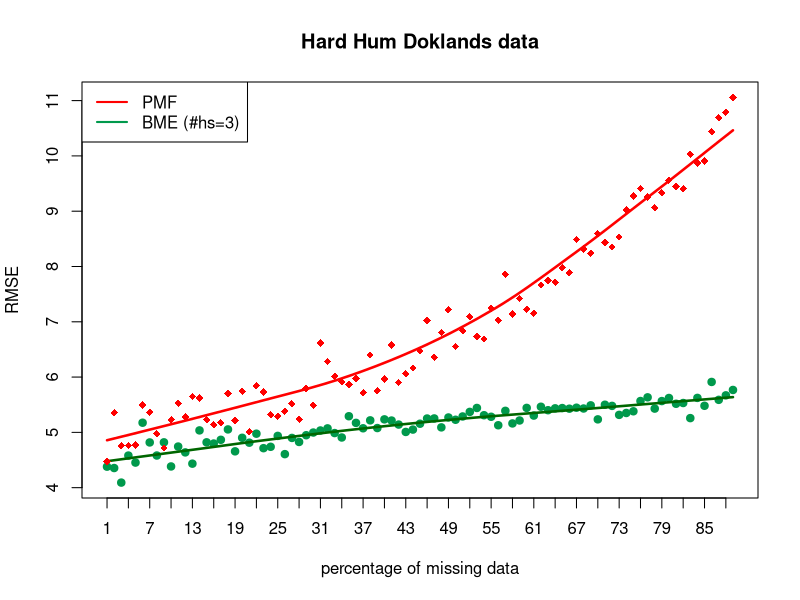
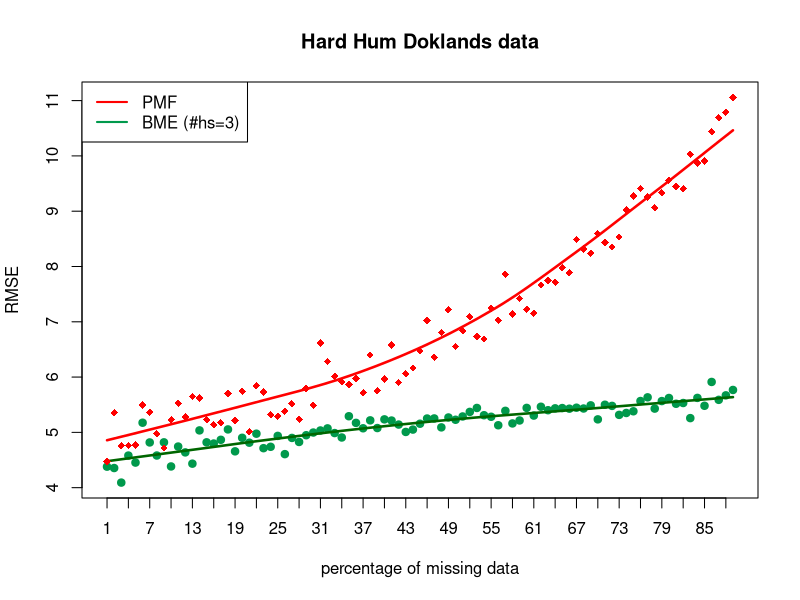
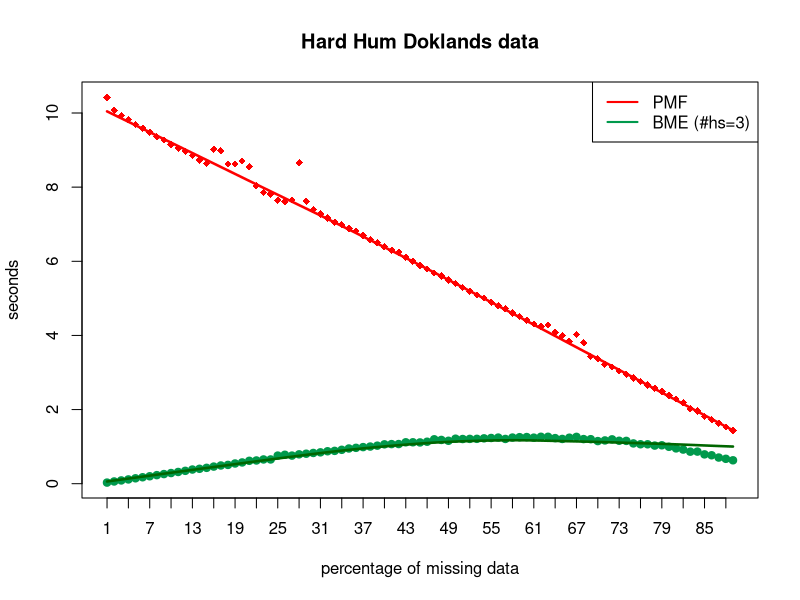
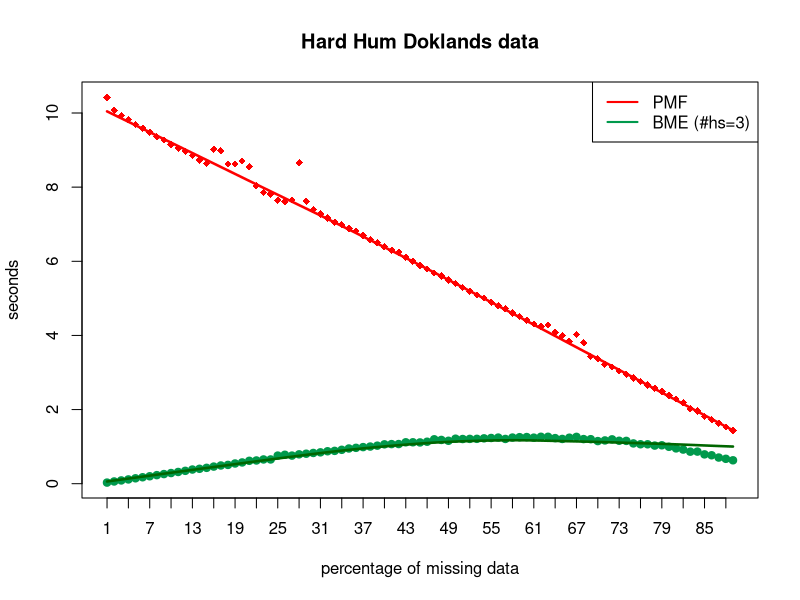

The R script that drew these images, in order:
pmf = read.table("hardPMF2dock.csv",sep=",")
bme = read.table("hardBME2dock.csv", sep=",")

pmf = pmf[1:89,]
bme = bme[1:89,]

plot(1:nrow(bme), bme$V2, ylab ="RMSE", xlab ="percentage of missing data"
     , main="Hard Hum Doklands data"#, ylim = c(4.003,4.027)
     , col="#00994C", pch = 19, xaxt="n", ylim = c(min(bme$V2, pmf$V1), max(bme$V2, pmf$V1))
)
axis(1, at = seq(1,89,3), labels = seq(1,89,3))
with(bme, lines(loess.smooth(1:nrow(bme), V2),col = "#006600", lwd=2.5))
points(1:nrow(pmf),pmf$V1 , col="red", pch = 18, xaxt="n")
with(pmf, lines(loess.smooth(1:nrow(pmf), V1),col = "red", lwd=2.5))

legend("topleft", legend=c("PMF", "BME (#hs=3)"),
       col=c("red", "#00994C"), lty = 1, cex=1, lwd=2)

dev.off()
svg(filename="fig4dock.svg", width = 12, height = 8, pointsize = 12)
plot(1:nrow(bme), bme$V2, ylab ="RMSE", xlab ="percentage of missing data"
     , main="Hard Hum Doklands data"#, ylim = c(4.003,4.027)
     , col="#00994C", pch = 19, xaxt="n", ylim = c(min(bme$V2, pmf$V1), max(bme$V2, pmf$V1))
)
axis(1, at = seq(1,89,3), labels = seq(1,89,3))
with(bme, lines(loess.smooth(1:nrow(bme), V2),col = "#006600", lwd=2.5))
points(1:nrow(pmf),pmf$V1 , col="red", pch = 18, xaxt="n")
with(pmf, lines(loess.smooth(1:nrow(pmf), V1),col = "red", lwd=2.5))

legend("topleft", legend=c("PMF", "BME (#hs=3)"),
       col=c("red", "#00994C"), lty = 1, cex=1, lwd=2)
dev.off()








bme$V4[24] = bme$V4[23]
plot(1:nrow(bme), bme$V4, ylab ="seconds", xlab ="percentage of missing data"
     , main="Hard Hum Doklands data"#, ylim = c(4.003,4.027)
     , col="#00994C", pch = 19, xaxt="n", ylim = c(min(bme$V4, pmf$V2), max(bme$V4, pmf$V2))
)
axis(1, at = seq(1,89,3), labels = seq(1,89,3))
with(bme, lines(loess.smooth(1:nrow(bme), V4),col = "#006600", lwd=2.5))
points(1:nrow(pmf),pmf$V2 , col="red", pch = 18, xaxt="n")
with(pmf, lines(loess.smooth(1:nrow(pmf), V2),col = "red", lwd=2.5))

legend("topright", legend=c("PMF", "BME (#hs=3)"),
       col=c("red", "#00994C"), lty = 1, cex=1, lwd=2)

dev.off()
svg(filename="fig4dockTIME.svg", width = 12, height = 8, pointsize = 12)
plot(1:nrow(bme), bme$V4, ylab ="seconds", xlab ="percentage of missing data"
     , main="Hard Hum Doklands data"#, ylim = c(4.003,4.027)
     , col="#00994C", pch = 19, xaxt="n", ylim = c(min(bme$V4, pmf$V2), max(bme$V4, pmf$V2))
)
axis(1, at = seq(1,89,3), labels = seq(1,89,3))
with(bme, lines(loess.smooth(1:nrow(bme), V4),col = "#006600", lwd=2.5))
points(1:nrow(pmf),pmf$V2 , col="red", pch = 18, xaxt="n")
with(pmf, lines(loess.smooth(1:nrow(pmf), V2),col = "red", lwd=2.5))

legend("topright", legend=c("PMF", "BME (#hs=3)"),
       col=c("red", "#00994C"), lty = 1, cex=1, lwd=2)
dev.off()
